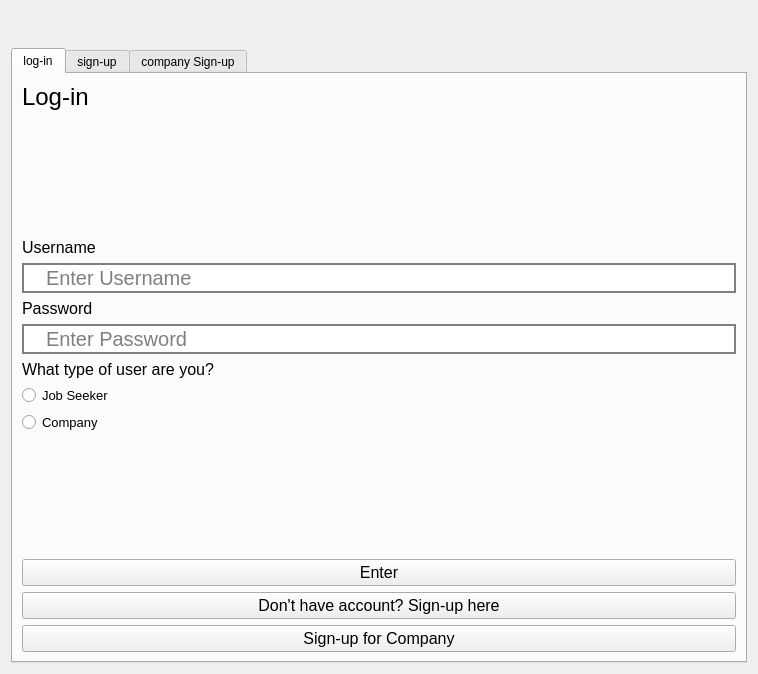
<?xml version="1.0" encoding="UTF-8"?>
<ui version="4.0">
 <class>Form</class>
 <widget class="QWidget" name="Form">
  <property name="geometry">
   <rect>
    <x>0</x>
    <y>0</y>
    <width>758</width>
    <height>674</height>
   </rect>
  </property>
  <property name="windowTitle">
   <string>Form</string>
  </property>
  <layout class="QVBoxLayout" name="verticalLayout">
   <item>
    <widget class="QLabel" name="title">
     <property name="font">
      <font>
       <pointsize>20</pointsize>
      </font>
     </property>
     <property name="text">
      <string/>
     </property>
     <property name="pixmap">
      <pixmap>logo.png</pixmap>
     </property>
    </widget>
   </item>
   <item>
    <widget class="QTabWidget" name="tabWidget">
     <property name="currentIndex">
      <number>0</number>
     </property>
     <widget class="QWidget" name="tab">
      <attribute name="title">
       <string>log-in</string>
      </attribute>
      <layout class="QVBoxLayout" name="verticalLayout_2">
       <item>
        <widget class="QLabel" name="labellog">
         <property name="font">
          <font>
           <pointsize>18</pointsize>
          </font>
         </property>
         <property name="text">
          <string>Log-in</string>
         </property>
        </widget>
       </item>
       <item>
        <spacer name="verticalSpacer_4">
         <property name="orientation">
          <enum>Qt::Vertical</enum>
         </property>
         <property name="sizeHint" stdset="0">
          <size>
           <width>20</width>
           <height>40</height>
          </size>
         </property>
        </spacer>
       </item>
       <item>
        <widget class="QLabel" name="label_10">
         <property name="font">
          <font>
           <pointsize>12</pointsize>
          </font>
         </property>
         <property name="text">
          <string>Username</string>
         </property>
        </widget>
       </item>
       <item>
        <widget class="QLineEdit" name="logusername">
         <property name="font">
          <font>
           <pointsize>15</pointsize>
          </font>
         </property>
         <property name="styleSheet">
          <string notr="true">QLineEdit{
border: 2px solid grey;
border-radius: 18px;
padding-left: 20px;
padding-right: 20px;
background: white;
}
QLineEdit:hover{
border: 2px solid rgb(48,50,62);
}
QLineEdit:focus{
border: 2px solid rgb(85, 170, 255);
background-color: white;
}</string>
         </property>
         <property name="placeholderText">
          <string>Enter Username</string>
         </property>
        </widget>
       </item>
       <item>
        <widget class="QLabel" name="label_3">
         <property name="font">
          <font>
           <pointsize>12</pointsize>
          </font>
         </property>
         <property name="text">
          <string>Password</string>
         </property>
        </widget>
       </item>
       <item>
        <widget class="QLineEdit" name="logpassword">
         <property name="font">
          <font>
           <pointsize>15</pointsize>
          </font>
         </property>
         <property name="styleSheet">
          <string notr="true">QLineEdit{
border: 2px solid grey;
border-radius: 18px;
padding-left: 20px;
padding-right: 20px;
background: white;
}
QLineEdit:hover{
border: 2px solid rgb(48,50,62);
}
QLineEdit:focus{
border: 2px solid rgb(85, 170, 255);
background-color: white;
}</string>
         </property>
         <property name="echoMode">
          <enum>QLineEdit::Password</enum>
         </property>
         <property name="placeholderText">
          <string>Enter Password</string>
         </property>
        </widget>
       </item>
       <item>
        <widget class="QLabel" name="label_17">
         <property name="font">
          <font>
           <pointsize>12</pointsize>
          </font>
         </property>
         <property name="text">
          <string>What type of user are you?</string>
         </property>
        </widget>
       </item>
       <item>
        <widget class="QRadioButton" name="userrad">
         <property name="font">
          <font>
           <pointsize>10</pointsize>
          </font>
         </property>
         <property name="text">
          <string>Job Seeker</string>
         </property>
         <attribute name="buttonGroup">
          <string notr="true">buttonGroup</string>
         </attribute>
        </widget>
       </item>
       <item>
        <widget class="QRadioButton" name="comrad">
         <property name="font">
          <font>
           <pointsize>10</pointsize>
          </font>
         </property>
         <property name="text">
          <string>Company</string>
         </property>
         <attribute name="buttonGroup">
          <string notr="true">buttonGroup</string>
         </attribute>
        </widget>
       </item>
       <item>
        <spacer name="verticalSpacer_3">
         <property name="orientation">
          <enum>Qt::Vertical</enum>
         </property>
         <property name="sizeHint" stdset="0">
          <size>
           <width>20</width>
           <height>40</height>
          </size>
         </property>
        </spacer>
       </item>
       <item>
        <widget class="QPushButton" name="logenter">
         <property name="font">
          <font>
           <pointsize>12</pointsize>
          </font>
         </property>
         <property name="styleSheet">
          <string notr="true"/>
         </property>
         <property name="text">
          <string>Enter</string>
         </property>
        </widget>
       </item>
       <item>
        <widget class="QPushButton" name="gotosign">
         <property name="font">
          <font>
           <pointsize>12</pointsize>
          </font>
         </property>
         <property name="text">
          <string>Don't have account? Sign-up here</string>
         </property>
        </widget>
       </item>
       <item>
        <widget class="QPushButton" name="gotosigncom">
         <property name="font">
          <font>
           <pointsize>12</pointsize>
          </font>
         </property>
         <property name="text">
          <string>Sign-up for Company</string>
         </property>
        </widget>
       </item>
      </layout>
     </widget>
     <widget class="QWidget" name="tab_2">
      <attribute name="title">
       <string>sign-up</string>
      </attribute>
      <layout class="QVBoxLayout" name="verticalLayout_3">
       <item>
        <widget class="QLabel" name="labelsign">
         <property name="font">
          <font>
           <pointsize>18</pointsize>
          </font>
         </property>
         <property name="text">
          <string>Sign-up</string>
         </property>
        </widget>
       </item>
       <item>
        <widget class="QLabel" name="label_11">
         <property name="font">
          <font>
           <pointsize>8</pointsize>
          </font>
         </property>
         <property name="text">
          <string>Username</string>
         </property>
        </widget>
       </item>
       <item>
        <widget class="QLineEdit" name="signusername">
         <property name="font">
          <font>
           <pointsize>15</pointsize>
          </font>
         </property>
         <property name="styleSheet">
          <string notr="true">QLineEdit{
border: 2px solid grey;
border-radius: 18px;
padding-left: 20px;
padding-right: 20px;
background: white;
}
QLineEdit:hover{
border: 2px solid rgb(48,50,62);
}
QLineEdit:focus{
border: 2px solid rgb(85, 170, 255);
background-color: white;
}</string>
         </property>
         <property name="placeholderText">
          <string>Username</string>
         </property>
        </widget>
       </item>
       <item>
        <widget class="QLabel" name="label_5">
         <property name="font">
          <font>
           <pointsize>8</pointsize>
          </font>
         </property>
         <property name="text">
          <string>Password</string>
         </property>
        </widget>
       </item>
       <item>
        <widget class="QLineEdit" name="signpassword">
         <property name="font">
          <font>
           <pointsize>15</pointsize>
          </font>
         </property>
         <property name="styleSheet">
          <string notr="true">QLineEdit{
border: 2px solid grey;
border-radius: 18px;
padding-left: 20px;
padding-right: 20px;
background: white;
}
QLineEdit:hover{
border: 2px solid rgb(48,50,62);
}
QLineEdit:focus{
border: 2px solid rgb(85, 170, 255);
background-color: white;
}</string>
         </property>
         <property name="echoMode">
          <enum>QLineEdit::Password</enum>
         </property>
         <property name="placeholderText">
          <string>Password</string>
         </property>
        </widget>
       </item>
       <item>
        <widget class="QLabel" name="label_6">
         <property name="font">
          <font>
           <pointsize>8</pointsize>
          </font>
         </property>
         <property name="text">
          <string>Email address</string>
         </property>
        </widget>
       </item>
       <item>
        <widget class="QLineEdit" name="signemail">
         <property name="font">
          <font>
           <pointsize>15</pointsize>
          </font>
         </property>
         <property name="styleSheet">
          <string notr="true">QLineEdit{
border: 2px solid grey;
border-radius: 18px;
padding-left: 20px;
padding-right: 20px;
background: white;
}
QLineEdit:hover{
border: 2px solid rgb(48,50,62);
}
QLineEdit:focus{
border: 2px solid rgb(85, 170, 255);
background-color: white;
}</string>
         </property>
         <property name="placeholderText">
          <string>Email Address</string>
         </property>
        </widget>
       </item>
       <item>
        <widget class="QLabel" name="label_9">
         <property name="font">
          <font>
           <pointsize>8</pointsize>
          </font>
         </property>
         <property name="text">
          <string>First name</string>
         </property>
        </widget>
       </item>
       <item>
        <widget class="QLineEdit" name="signfirst">
         <property name="font">
          <font>
           <pointsize>15</pointsize>
          </font>
         </property>
         <property name="styleSheet">
          <string notr="true">QLineEdit{
border: 2px solid grey;
border-radius: 18px;
padding-left: 20px;
padding-right: 20px;
background: white;
}
QLineEdit:hover{
border: 2px solid rgb(48,50,62);
}
QLineEdit:focus{
border: 2px solid rgb(85, 170, 255);
background-color: white;
}</string>
         </property>
         <property name="placeholderText">
          <string>Firstname</string>
         </property>
        </widget>
       </item>
       <item>
        <widget class="QLabel" name="label_7">
         <property name="font">
          <font>
           <pointsize>8</pointsize>
          </font>
         </property>
         <property name="text">
          <string>Last name</string>
         </property>
        </widget>
       </item>
       <item>
        <widget class="QLineEdit" name="signlast">
         <property name="font">
          <font>
           <pointsize>15</pointsize>
          </font>
         </property>
         <property name="styleSheet">
          <string notr="true">QLineEdit{
border: 2px solid grey;
border-radius: 18px;
padding-left: 20px;
padding-right: 20px;
background: white;
}
QLineEdit:hover{
border: 2px solid rgb(48,50,62);
}
QLineEdit:focus{
border: 2px solid rgb(85, 170, 255);
background-color: white;
}</string>
         </property>
         <property name="placeholderText">
          <string>Lastname</string>
         </property>
        </widget>
       </item>
       <item>
        <widget class="QLabel" name="label_8">
         <property name="font">
          <font>
           <pointsize>8</pointsize>
          </font>
         </property>
         <property name="text">
          <string>Date of birth</string>
         </property>
        </widget>
       </item>
       <item>
        <widget class="QWidget" name="widget" native="true">
         <layout class="QHBoxLayout" name="horizontalLayout">
          <item>
           <widget class="QLabel" name="label_4">
            <property name="text">
             <string>Day</string>
            </property>
           </widget>
          </item>
          <item>
           <widget class="QComboBox" name="signday">
            <property name="font">
             <font>
              <pointsize>12</pointsize>
             </font>
            </property>
            <property name="styleSheet">
             <string notr="true">QComboBox {
    border: 1px solid gray;
    border-radius: 14px;
    min-width: 5em;
	background-color: rgb(231, 231, 231);
}

QComboBox:on {
    border-bottom-left-radius: 0px;
    border-bottom-right-radius: 0px;
}

QComboBox QAbstractItemView {
    border-bottom-right-radius: 10px;
    border-bottom-left-radius: 10px;
    background: white;
    border: 1px solid gray;
    box-shadow: transparent;
    padding: 4px 4px 4px 4px
}

QComboBox::drop-down {
    border-color: transparent;
}</string>
            </property>
            <item>
             <property name="text">
              <string>01</string>
             </property>
            </item>
            <item>
             <property name="text">
              <string>02</string>
             </property>
            </item>
            <item>
             <property name="text">
              <string>03</string>
             </property>
            </item>
            <item>
             <property name="text">
              <string>04</string>
             </property>
            </item>
            <item>
             <property name="text">
              <string>05</string>
             </property>
            </item>
            <item>
             <property name="text">
              <string>06</string>
             </property>
            </item>
            <item>
             <property name="text">
              <string>07</string>
             </property>
            </item>
            <item>
             <property name="text">
              <string>08</string>
             </property>
            </item>
            <item>
             <property name="text">
              <string>09</string>
             </property>
            </item>
            <item>
             <property name="text">
              <string>10</string>
             </property>
            </item>
            <item>
             <property name="text">
              <string>11</string>
             </property>
            </item>
            <item>
             <property name="text">
              <string>12</string>
             </property>
            </item>
            <item>
             <property name="text">
              <string>13</string>
             </property>
            </item>
            <item>
             <property name="text">
              <string>14</string>
             </property>
            </item>
            <item>
             <property name="text">
              <string>15</string>
             </property>
            </item>
            <item>
             <property name="text">
              <string>16</string>
             </property>
            </item>
            <item>
             <property name="text">
              <string>17</string>
             </property>
            </item>
            <item>
             <property name="text">
              <string>18</string>
             </property>
            </item>
            <item>
             <property name="text">
              <string>19</string>
             </property>
            </item>
            <item>
             <property name="text">
              <string>20</string>
             </property>
            </item>
            <item>
             <property name="text">
              <string>21</string>
             </property>
            </item>
            <item>
             <property name="text">
              <string>22</string>
             </property>
            </item>
            <item>
             <property name="text">
              <string>23</string>
             </property>
            </item>
            <item>
             <property name="text">
              <string>24</string>
             </property>
            </item>
            <item>
             <property name="text">
              <string>25</string>
             </property>
            </item>
            <item>
             <property name="text">
              <string>26</string>
             </property>
            </item>
            <item>
             <property name="text">
              <string>27</string>
             </property>
            </item>
            <item>
             <property name="text">
              <string>28</string>
             </property>
            </item>
            <item>
             <property name="text">
              <string>29</string>
             </property>
            </item>
            <item>
             <property name="text">
              <string>30</string>
             </property>
            </item>
            <item>
             <property name="text">
              <string>31</string>
             </property>
            </item>
           </widget>
          </item>
          <item>
           <widget class="QLabel" name="label">
            <property name="text">
             <string>Month</string>
            </property>
           </widget>
          </item>
          <item>
           <widget class="QComboBox" name="signmonth">
            <property name="font">
             <font>
              <pointsize>12</pointsize>
             </font>
            </property>
            <property name="styleSheet">
             <string notr="true">QComboBox {
    border: 1px solid gray;
    border-radius: 14px;
    min-width: 5em;
	background-color: rgb(231, 231, 231);
}

QComboBox:on {
    border-bottom-left-radius: 0px;
    border-bottom-right-radius: 0px;
}

QComboBox QAbstractItemView {
    border-bottom-right-radius: 10px;
    border-bottom-left-radius: 10px;
    background: white;
    border: 1px solid gray;
    box-shadow: transparent;
    padding: 4px 4px 4px 4px
}

QComboBox::drop-down {
    border-color: transparent;
}</string>
            </property>
            <item>
             <property name="text">
              <string>01</string>
             </property>
            </item>
            <item>
             <property name="text">
              <string>02</string>
             </property>
            </item>
            <item>
             <property name="text">
              <string>03</string>
             </property>
            </item>
            <item>
             <property name="text">
              <string>04</string>
             </property>
            </item>
            <item>
             <property name="text">
              <string>05</string>
             </property>
            </item>
            <item>
             <property name="text">
              <string>06</string>
             </property>
            </item>
            <item>
             <property name="text">
              <string>07</string>
             </property>
            </item>
            <item>
             <property name="text">
              <string>08</string>
             </property>
            </item>
            <item>
             <property name="text">
              <string>09</string>
             </property>
            </item>
            <item>
             <property name="text">
              <string>10</string>
             </property>
            </item>
            <item>
             <property name="text">
              <string>11</string>
             </property>
            </item>
            <item>
             <property name="text">
              <string>12</string>
             </property>
            </item>
           </widget>
          </item>
          <item>
           <widget class="QLabel" name="label_2">
            <property name="text">
             <string>Year</string>
            </property>
           </widget>
          </item>
          <item>
           <widget class="QLineEdit" name="signyear">
            <property name="font">
             <font>
              <pointsize>15</pointsize>
             </font>
            </property>
            <property name="styleSheet">
             <string notr="true">QLineEdit{
border: 2px solid grey;
border-radius: 18px;
padding-left: 20px;
padding-right: 20px;
background: white;
}
QLineEdit:hover{
border: 2px solid rgb(48,50,62);
}
QLineEdit:focus{
border: 2px solid rgb(85, 170, 255);
background-color: white;
}</string>
            </property>
            <property name="placeholderText">
             <string>e.g. 2000</string>
            </property>
           </widget>
          </item>
          <item>
           <spacer name="horizontalSpacer_2">
            <property name="orientation">
             <enum>Qt::Horizontal</enum>
            </property>
            <property name="sizeHint" stdset="0">
             <size>
              <width>156</width>
              <height>20</height>
             </size>
            </property>
           </spacer>
          </item>
         </layout>
        </widget>
       </item>
       <item>
        <widget class="QPushButton" name="signenter">
         <property name="text">
          <string>Enter</string>
         </property>
        </widget>
       </item>
       <item>
        <widget class="QPushButton" name="gotolog">
         <property name="text">
          <string>Have account already? Log-in here</string>
         </property>
        </widget>
       </item>
      </layout>
     </widget>
     <widget class="QWidget" name="tab_3">
      <attribute name="title">
       <string>company Sign-up</string>
      </attribute>
      <layout class="QVBoxLayout" name="verticalLayout_4">
       <item>
        <widget class="QLabel" name="labelcom">
         <property name="font">
          <font>
           <pointsize>18</pointsize>
          </font>
         </property>
         <property name="text">
          <string>Sign-up</string>
         </property>
        </widget>
       </item>
       <item>
        <spacer name="verticalSpacer_2">
         <property name="orientation">
          <enum>Qt::Vertical</enum>
         </property>
         <property name="sizeHint" stdset="0">
          <size>
           <width>20</width>
           <height>40</height>
          </size>
         </property>
        </spacer>
       </item>
       <item>
        <widget class="QLabel" name="label_12">
         <property name="font">
          <font>
           <pointsize>12</pointsize>
          </font>
         </property>
         <property name="text">
          <string>Username</string>
         </property>
        </widget>
       </item>
       <item>
        <widget class="QLineEdit" name="comusername">
         <property name="font">
          <font>
           <pointsize>15</pointsize>
          </font>
         </property>
         <property name="styleSheet">
          <string notr="true">QLineEdit{
border: 2px solid grey;
border-radius: 18px;
padding-left: 20px;
padding-right: 20px;
background: white;
}
QLineEdit:hover{
border: 2px solid rgb(48,50,62);
}
QLineEdit:focus{
border: 2px solid rgb(85, 170, 255);
background-color: white;
}</string>
         </property>
         <property name="placeholderText">
          <string>Username</string>
         </property>
        </widget>
       </item>
       <item>
        <widget class="QLabel" name="label_13">
         <property name="font">
          <font>
           <pointsize>12</pointsize>
          </font>
         </property>
         <property name="text">
          <string>Password</string>
         </property>
        </widget>
       </item>
       <item>
        <widget class="QLineEdit" name="compassword">
         <property name="font">
          <font>
           <pointsize>15</pointsize>
          </font>
         </property>
         <property name="styleSheet">
          <string notr="true">QLineEdit{
border: 2px solid grey;
border-radius: 18px;
padding-left: 20px;
padding-right: 20px;
background: white;
}
QLineEdit:hover{
border: 2px solid rgb(48,50,62);
}
QLineEdit:focus{
border: 2px solid rgb(85, 170, 255);
background-color: white;
}</string>
         </property>
         <property name="echoMode">
          <enum>QLineEdit::Password</enum>
         </property>
         <property name="placeholderText">
          <string>Password</string>
         </property>
        </widget>
       </item>
       <item>
        <widget class="QLabel" name="label_16">
         <property name="font">
          <font>
           <pointsize>12</pointsize>
          </font>
         </property>
         <property name="text">
          <string>Email Address</string>
         </property>
        </widget>
       </item>
       <item>
        <widget class="QLineEdit" name="comemail">
         <property name="font">
          <font>
           <pointsize>15</pointsize>
          </font>
         </property>
         <property name="styleSheet">
          <string notr="true">QLineEdit{
border: 2px solid grey;
border-radius: 18px;
padding-left: 20px;
padding-right: 20px;
background: white;
}
QLineEdit:hover{
border: 2px solid rgb(48,50,62);
}
QLineEdit:focus{
border: 2px solid rgb(85, 170, 255);
background-color: white;
}</string>
         </property>
         <property name="placeholderText">
          <string>Email Address</string>
         </property>
        </widget>
       </item>
       <item>
        <widget class="QLabel" name="label_14">
         <property name="font">
          <font>
           <pointsize>12</pointsize>
          </font>
         </property>
         <property name="text">
          <string>Company Name</string>
         </property>
        </widget>
       </item>
       <item>
        <widget class="QLineEdit" name="comname">
         <property name="font">
          <font>
           <pointsize>15</pointsize>
          </font>
         </property>
         <property name="styleSheet">
          <string notr="true">QLineEdit{
border: 2px solid grey;
border-radius: 18px;
padding-left: 20px;
padding-right: 20px;
background: white;
}
QLineEdit:hover{
border: 2px solid rgb(48,50,62);
}
QLineEdit:focus{
border: 2px solid rgb(85, 170, 255);
background-color: white;
}</string>
         </property>
         <property name="placeholderText">
          <string>Company Name</string>
         </property>
        </widget>
       </item>
       <item>
        <widget class="QLabel" name="label_15">
         <property name="font">
          <font>
           <pointsize>12</pointsize>
          </font>
         </property>
         <property name="text">
          <string>Location</string>
         </property>
        </widget>
       </item>
       <item>
        <widget class="QLineEdit" name="comloc">
         <property name="font">
          <font>
           <pointsize>15</pointsize>
          </font>
         </property>
         <property name="styleSheet">
          <string notr="true">QLineEdit{
border: 2px solid grey;
border-radius: 18px;
padding-left: 20px;
padding-right: 20px;
background: white;
}
QLineEdit:hover{
border: 2px solid rgb(48,50,62);
}
QLineEdit:focus{
border: 2px solid rgb(85, 170, 255);
background-color: white;
}</string>
         </property>
         <property name="placeholderText">
          <string>City/ Lacation</string>
         </property>
        </widget>
       </item>
       <item>
        <spacer name="verticalSpacer">
         <property name="orientation">
          <enum>Qt::Vertical</enum>
         </property>
         <property name="sizeHint" stdset="0">
          <size>
           <width>20</width>
           <height>47</height>
          </size>
         </property>
        </spacer>
       </item>
       <item>
        <widget class="QPushButton" name="comenter">
         <property name="font">
          <font>
           <pointsize>12</pointsize>
          </font>
         </property>
         <property name="text">
          <string>Enter</string>
         </property>
        </widget>
       </item>
       <item>
        <widget class="QPushButton" name="gotolog2">
         <property name="font">
          <font>
           <pointsize>12</pointsize>
          </font>
         </property>
         <property name="text">
          <string>Have account already? Log-in here</string>
         </property>
        </widget>
       </item>
      </layout>
     </widget>
    </widget>
   </item>
  </layout>
 </widget>
 <resources/>
 <connections/>
 <buttongroups>
  <buttongroup name="buttonGroup"/>
 </buttongroups>
</ui>
